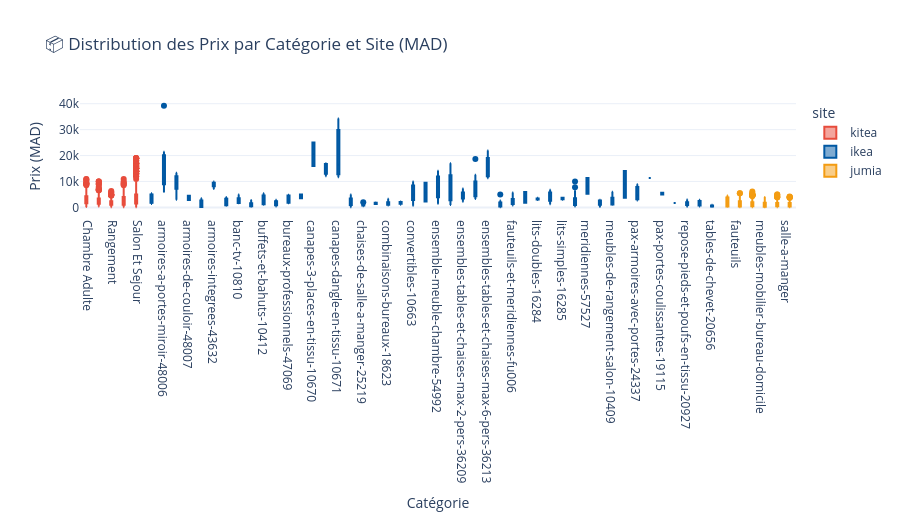

Notebook source saved alongside this figure:
### Code cell
fig_box = px.box(df_clean, x='categorie', y='prix', color='site',
    color_discrete_map=COLORS,
    title='📦 Distribution des Prix par Catégorie et Site (MAD)',
    labels={'prix':'Prix (MAD)','categorie':'Catégorie'},
    template='plotly_white')
fig_box.update_layout(height=520)
fig_box.show()
with open(os.path.join(OUTPUTS_DIR, 'fig_boxplot.json'),'w') as f: f.write(fig_box.to_json())
print("✅ fig_boxplot.json sauvegardé")

### Figure 1 — Plotly figure (JSON) as saved in the notebook; plotly's stock layout.template omitted (floating-point values rounded to 4 significant figures; data arrays with more than 128 entries replaced by an {"elided": "..."} marker saying what was removed)
{"data": [{"alignmentgroup": "True", "hovertemplate": "site=kitea<br>Catégorie=%{x}<br>Prix (MAD)=%{y}<extra></extra>", "legendgroup": "kitea", "marker": {"color": "#E74C3C"}, "name": "kitea", "notched": false, "offsetgroup": "kitea", "orientation": "v", "showlegend": true, "type": "box", "x": {"elided": "1237 str values"}, "x0": " ", "xaxis": "x", "y": {"elided": "1237 int values"}, "y0": " ", "yaxis": "y"}, {"alignmentgroup": "True", "hovertemplate": "site=ikea<br>Catégorie=%{x}<br>Prix (MAD)=%{y}<extra></extra>", "legendgroup": "ikea", "marker": {"color": "#0058A3"}, "name": "ikea", "notched": false, "offsetgroup": "ikea", "orientation": "v", "showlegend": true, "type": "box", "x": {"elided": "300 str values"}, "x0": " ", "xaxis": "x", "y": {"elided": "300 int values"}, "y0": " ", "yaxis": "y"}, {"alignmentgroup": "True", "hovertemplate": "site=jumia<br>Catégorie=%{x}<br>Prix (MAD)=%{y}<extra></extra>", "legendgroup": "jumia", "marker": {"color": "#F39C12"}, "name": "jumia", "notched": false, "offsetgroup": "jumia", "orientation": "v", "showlegend": true, "type": "box", "x": {"elided": "1302 str values"}, "x0": " ", "xaxis": "x", "y": {"elided": "1302 float values"}, "y0": " ", "yaxis": "y"}], "layout": {"boxmode": "group", "height": 520, "legend": {"title": {"text": "site"}, "tracegroupgap": 0}, "title": {"text": "📦 Distribution des Prix par Catégorie et Site (MAD)"}, "xaxis": {"anchor": "y", "domain": [0, 1], "title": {"text": "Catégorie"}}, "yaxis": {"anchor": "x", "domain": [0, 1], "title": {"text": "Prix (MAD)"}}}}
